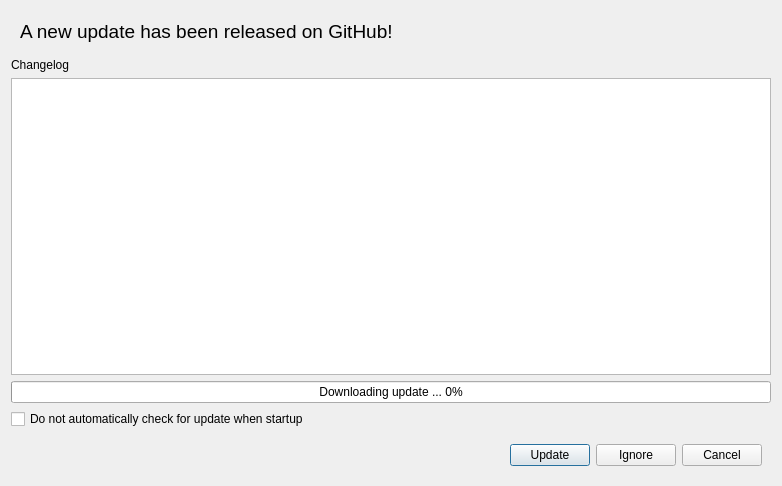
<?xml version="1.0" encoding="UTF-8"?>
<ui version="4.0">
 <class>update_dialog</class>
 <widget class="QDialog" name="update_dialog">
  <property name="geometry">
   <rect>
    <x>0</x>
    <y>0</y>
    <width>782</width>
    <height>486</height>
   </rect>
  </property>
  <property name="windowTitle">
   <string>New update available</string>
  </property>
  <property name="modal">
   <bool>true</bool>
  </property>
  <layout class="QGridLayout" name="gridLayout">
   <item row="0" column="0">
    <widget class="QWidget" name="verticalWidget" native="true">
     <property name="sizePolicy">
      <sizepolicy hsizetype="Preferred" vsizetype="Fixed">
       <horstretch>0</horstretch>
       <verstretch>0</verstretch>
      </sizepolicy>
     </property>
     <layout class="QVBoxLayout" name="verticalLayout">
      <item>
       <widget class="QLabel" name="label">
        <property name="sizePolicy">
         <sizepolicy hsizetype="Preferred" vsizetype="Fixed">
          <horstretch>0</horstretch>
          <verstretch>0</verstretch>
         </sizepolicy>
        </property>
        <property name="font">
         <font>
          <pointsize>14</pointsize>
         </font>
        </property>
        <property name="text">
         <string>A new update has been released on GitHub!</string>
        </property>
       </widget>
      </item>
     </layout>
    </widget>
   </item>
   <item row="1" column="0">
    <layout class="QVBoxLayout" name="verticalLayout_4">
     <item>
      <widget class="QLabel" name="changelog_label">
       <property name="sizePolicy">
        <sizepolicy hsizetype="Preferred" vsizetype="Fixed">
         <horstretch>0</horstretch>
         <verstretch>0</verstretch>
        </sizepolicy>
       </property>
       <property name="text">
        <string>Changelog</string>
       </property>
      </widget>
     </item>
     <item>
      <widget class="QTextEdit" name="changelog_textedit">
       <property name="sizePolicy">
        <sizepolicy hsizetype="Expanding" vsizetype="Expanding">
         <horstretch>0</horstretch>
         <verstretch>0</verstretch>
        </sizepolicy>
       </property>
       <property name="readOnly">
        <bool>true</bool>
       </property>
      </widget>
     </item>
     <item>
      <widget class="QProgressBar" name="download_progress_bar">
       <property name="value">
        <number>0</number>
       </property>
       <property name="format">
        <string>Downloading update ... %p%</string>
       </property>
      </widget>
     </item>
     <item>
      <widget class="QCheckBox" name="manual_check_checkbox">
       <property name="text">
        <string>Do not automatically check for update when startup</string>
       </property>
      </widget>
     </item>
     <item>
      <widget class="QWidget" name="horizontalWidget" native="true">
       <property name="sizePolicy">
        <sizepolicy hsizetype="Preferred" vsizetype="Fixed">
         <horstretch>0</horstretch>
         <verstretch>0</verstretch>
        </sizepolicy>
       </property>
       <layout class="QHBoxLayout" name="horizontalLayout">
        <item>
         <spacer name="horizontalSpacer">
          <property name="orientation">
           <enum>Qt::Horizontal</enum>
          </property>
          <property name="sizeHint" stdset="0">
           <size>
            <width>40</width>
            <height>20</height>
           </size>
          </property>
         </spacer>
        </item>
        <item>
         <widget class="QPushButton" name="update_button">
          <property name="sizePolicy">
           <sizepolicy hsizetype="Fixed" vsizetype="Fixed">
            <horstretch>0</horstretch>
            <verstretch>0</verstretch>
           </sizepolicy>
          </property>
          <property name="text">
           <string>Update</string>
          </property>
         </widget>
        </item>
        <item>
         <widget class="QPushButton" name="ignore_button">
          <property name="sizePolicy">
           <sizepolicy hsizetype="Fixed" vsizetype="Fixed">
            <horstretch>0</horstretch>
            <verstretch>0</verstretch>
           </sizepolicy>
          </property>
          <property name="text">
           <string>Ignore</string>
          </property>
         </widget>
        </item>
        <item>
         <widget class="QPushButton" name="cancel_button">
          <property name="enabled">
           <bool>true</bool>
          </property>
          <property name="text">
           <string>Cancel</string>
          </property>
         </widget>
        </item>
       </layout>
      </widget>
     </item>
    </layout>
   </item>
  </layout>
 </widget>
 <resources/>
 <connections/>
</ui>
